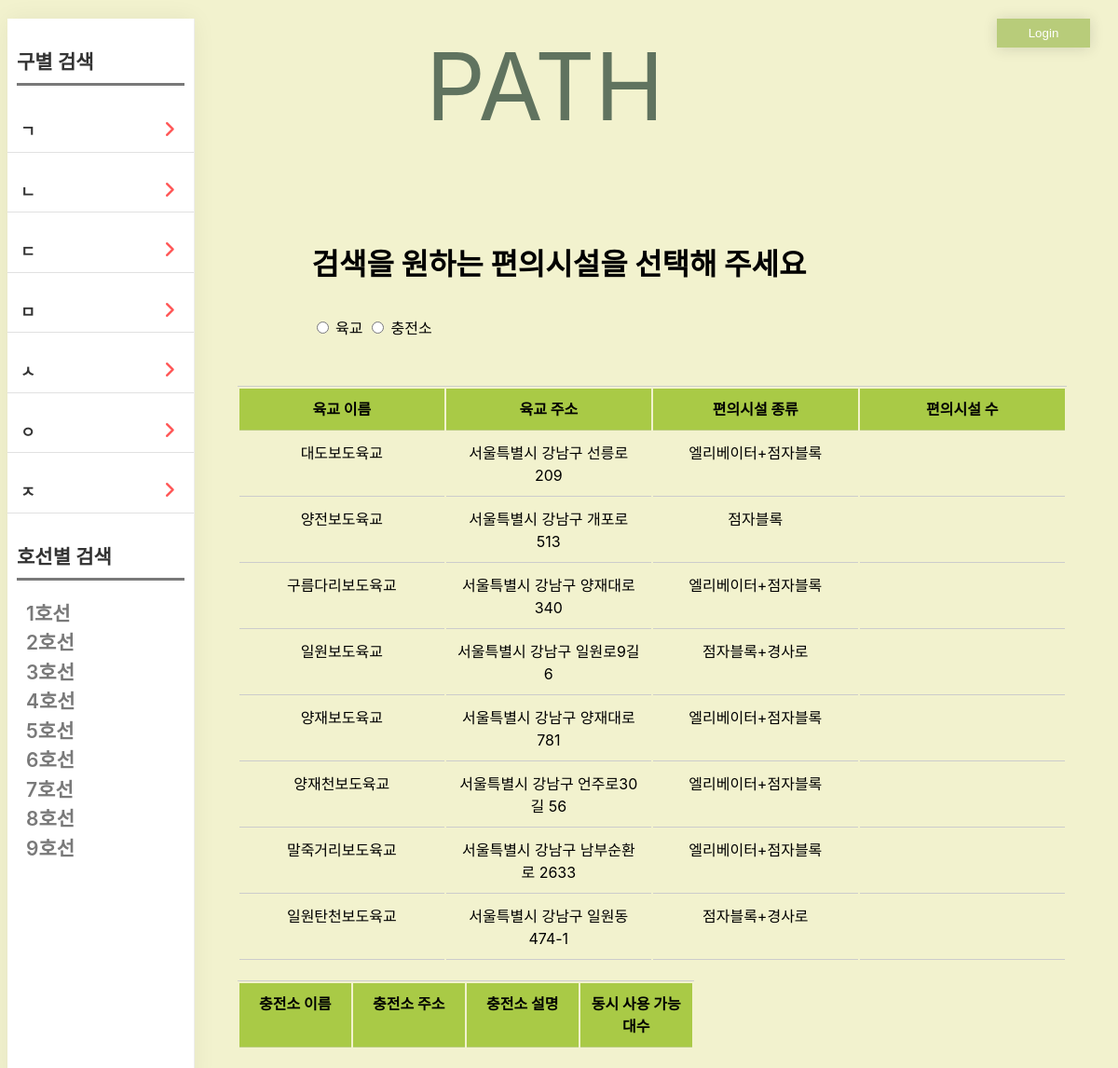
Screenshot of /Search_Ku_강남.php with the database file from the repository.
### tables this page shows
CREATE TABLE `overpass` (
  `O_num` int(11) NOT NULL AUTO_INCREMENT,
  `O_name` varchar(255) DEFAULT NULL,
  `O_address` varchar(255) DEFAULT NULL,
  `convenience_sort` varchar(255) DEFAULT NULL,
  `convenience_num` int(11) DEFAULT NULL,
  PRIMARY KEY (`O_num`)
);

### Search_Ku_강남.php (the view, shortened to what this page needs)
<!DOCTYPE html>
<html lang="en">
<head>
    <link rel="stylesheet" href="./Search_Ku.css">
</head>
<body>
<?php
    $conn=mysqli_connect('127.0.0.1','root','0918','path');
    ?>
    <div class="top">
        <div class="Title">
        PATH
        </div>
        <div class="Login">
            <?php
            if(isset($_SESSION['user_id'])) {
            ?>
                <button type="button" aria-label="Logout" class="Login-button" onClick="location.href='Logout.php'">
                Logout
                </button>
        <?php
            }
            else{
        ?>
        <button type="button" aria-label="Login" class="Login-button" onClick="location.href='로그인.php'">
                Login
        </button>
        <?php
            }
        ?>
        </div>
    </div>
    <div class="topbar" style="position: absolute; top:0;">
        <div class="left_side_bar">
            <div class="Ku">
                <h2>구별 검색</h2>
                <ul class="Ku_list">
                    <li>ㄱ<i class="arrow fas fa-angle-right "></i></li>
                </ul>
                <ul class="Ku_list ">
                    <li>ㄴ<i class="arrow fas fa-angle-right"></i></li>
                </ul>
                <ul class="Ku_list ">
                    <li>ㄷ<i class="arrow fas fa-angle-right"></i></li>
                </ul>
                <ul class="Ku_list ">
                    <li>ㅁ<i class="arrow fas fa-angle-right"></i></li>
                </ul>
                <ul class="Ku_list ">
                    <li>ㅅ<i class="arrow fas fa-angle-right"></i></li>
                </ul>
                <ul class="Ku_list ">
                    <li>ㅇ<i class="arrow fas fa-angle-right"></i></li>
                </ul>
                <ul class="Ku_list ">
                    <li>ㅈ<i class="arrow fas fa-angle-right"></i></li>
                </ul>
            </div>
            <div class="Ku">
                <h2>호선별 검색</h2>
            </div>
            <ul class="specific_Line">
                <li><a href="Search_line1.php">1호선</a></li>
                <li><a href="Search_line2.php">2호선</a></li>
                <li><a href="Search_line3.php">3호선</a></li>
                <li><a href="Search_line4.php">4호선</a></li>
                <li><a href="Search_line5.php">5호선</a></li>
                <li><a href="Search_line6.php">6호선</a></li>
                <li><a href="Search_line7.php">7호선</a></li>
                <li><a href="Search_line8.php">8호선</a></li>
                <li><a href="Search_line9.php">9호선</a></li>
            </ul>
        </div>
    </div>
    <div class="sort">
    <form>
        <h1><p>검색을 원하는 편의시설을 선택해 주세요</p></h1>
        <label>
        <input type="radio" id="r_overpass"  name="sort" value="overpass" >
        육교
        </label>
        <label><input type="radio" id="r_charge" name="sort" value="charge">
        충전소</label>
    </div>
    <div class="searchbox_o" id="searchbox_o">
        <table>
            <tr>
                <th>육교 이름</th>
                <th>육교 주소</th>
                <th>편의시설 종류</th>
                <th>편의시설 수</th>
            </tr>
            <?php
                $sql="select * from overpass where O_address like '%강남%'";
                $result = mysqli_query($conn, $sql);
                if(mysqli_num_rows($result) > 0){
                while($row = mysqli_fetch_assoc($result)) {
                    echo "<tr>";
                    echo "<td>".$row["O_name"]."</td>";
                    echo "<td>".$row['O_address']."</td>";
                    echo "<td>".$row['convenience_sort']."</td>";
                    echo "<td>".$row['convenience_num']."</td>";
                    echo "</tr>";
                }
                }else{
                }
            ?>
        </table>
    </div>
    <div class="searchbox_c" id="searchbox_c" >
    <table>
            <tr>
                <th>충전소 이름</th>
                <th>충전소 주소</th>
                <th>충전소 설명</th>
                <th>동시 사용 가능 대수</th>
            </tr>
        </table>
    </div>
</body>

### Search_Ku.css (style rules this page uses)
html { font-family: -apple-system, BlinkMacSystemFont, "Segoe UI", Roboto, Oxygen, Ubuntu, Cantarell, "Open Sans", "Helvetica Neue", sans-serif; font-size: 16px; line-height: 1.5; }
body { background-color: #F2F2CE; }
.Title { text-align: center; padding:10px 200px; margin-right: 30px; font-size: 100px; color: #60735F; }
.Login-button { top: 100%; right: 0; width: 100px; padding: 8px 0; border: 0px; outline: none; text-align: center; background-color: #B8CC7A; color: white; box-shadow: 0 1px 15px rgba(27, 31, 35, 0.15); transition: transform 200ms ease-in; }
.Login { position: absolute; top: 20px; right: 30px; }
.left_side_bar { position: fixed; width: 200px; z-index: 10; background: white; border-right: 1px solid rgba(0, 0, 0, 0.07); bottom: 50px; height: 100%; margin-bottom: -70px; margin-top: 0px; padding-bottom: 0px; box-shadow: 0 0px 24px 0 rgb(0 0 0 / 6%), 0 1px 0px 0 rgb(0 0 0 / 2%); color: black; overflow: scroll; }
.left_side_bar>.Ku li { color: #333; font-size: 17px; font-weight: 600; padding: 20px 0px 8px 14px; border-bottom: 1px solid #e1e1e1; }
.Ku>h2 { padding-bottom: 4px; border-bottom: 3px solid #797979; margin-top: 30px; font-size: 21px; font-weight: 600; color: #333; margin-left: 10px; margin-right: 10px; font-family: 'NotoKrB'; line-height: 35px; }
.Ku .fas { color: #ff5858; font-size: 20px; line-height: 20px; float: right; margin-right: 20px; }
.specific_Line { margin: 20px; font-size: 21px; font-weight: 600; color: #333; }
.Ku_list { cursor: pointer; }
ul { padding-inline-start: 0px; }
a { color: #797979; text-decoration: none; background-color: transparent; }
ul { list-style: none; }
ol, ul { margin-top: 0; margin-bottom: 10px; }
th, td { text-align: center; }
h1 { display: block; }
.sort { display: flex; justify-content: center; margin: 50px; }
#searchbox_o, #searchbox_c { margin-left: 20%; }
table { border-collapse: separate; text-align: left; line-height: 1.5; border-top: 1px solid #ccc; margin : 20px 10px; }
th { width: 100px; padding: 10px; font-weight: bold; vertical-align: top; border-bottom: 1px solid #B8CC7A; background: #a9ca46; }
td { width: 200px; padding: 10px; vertical-align: top; border-bottom: 1px solid #ccc; }

### rows the page displays
overpass: O_name "대도보도육교", O_address "서울특별시 강남구 선릉로 209", convenience_sort "엘리베이터+점자블록"
overpass: O_name "양전보도육교", O_address "서울특별시 강남구 개포로 513", convenience_sort "점자블록"
overpass: O_name "구름다리보도육교", O_address "서울특별시 강남구 양재대로 340", convenience_sort "엘리베이터+점자블록"
overpass: O_name "일원보도육교", O_address "서울특별시 강남구 일원로9길 6", convenience_sort "점자블록+경사로"
overpass: O_name "양재보도육교", O_address "서울특별시 강남구 양재대로 781", convenience_sort "엘리베이터+점자블록"
overpass: O_name "양재천보도육교", O_address "서울특별시 강남구 언주로30길 56", convenience_sort "엘리베이터+점자블록"
overpass: O_name "말죽거리보도육교", O_address "서울특별시 강남구 남부순환로 2633", convenience_sort "엘리베이터+점자블록"
overpass: O_name "일원탄천보도육교", O_address "서울특별시 강남구 일원동 474-1", convenience_sort "점자블록+경사로"
